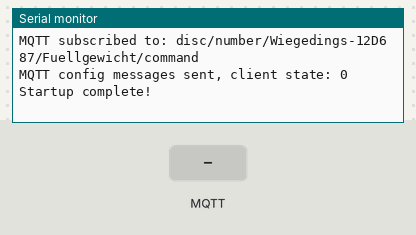
Recording of a program running on a simulated ESP8266 (NodeMCU). Parts: the last lines printed to the serial monitor. The test bench sets the inputs (shaded band). WiFi joins after 1.5 s; servers stay silent unless stated; no MQTT or app messages arrive unless stated.

Above: at 3.4 s.
3.5 s: MQTT message "5" arrives on the first subscribed topic
At 4.3 s:
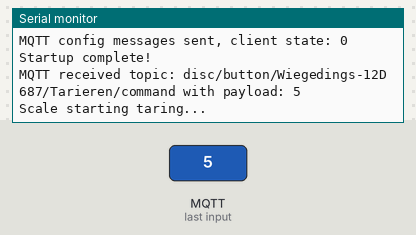
5.0 s: MQTT message "5" arrives on the second subscribed topic
At 5.5 s:
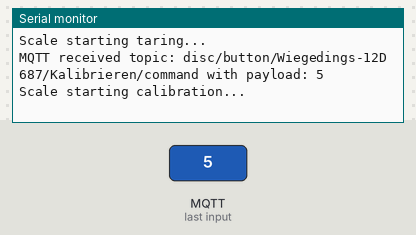
6.5 s: MQTT message "5" arrives on the third subscribed topic
At 7.8 s:
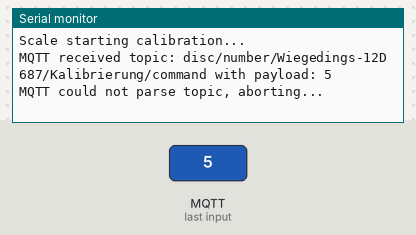

The program:

main.cpp
```cpp
#include <Arduino.h>
#include "Wireless.h"
#include "Mqtt.h"

void setup()
{
    Serial.begin(115200);
    Serial.println("Startup beginning...");

    initWifi();
    initMqtt();

    Serial.println("Startup complete!");
}

void loop()
{
    handleWifi();
    handleMqtt();
}
```

Mqtt.h
```cpp
#include <Arduino.h>

void initMqtt();
void handleMqtt();

void generateSensor(const char *name, const char *deviceCfg, const char *deviceClass, const char *unit, const char *availTopic);
void generateButton(const char *name, const char *deviceCfg);
void generateNumber(const char *name, const char *deviceCfg, const char *deviceClass, const char *unit);

void onMqtt(char *topic, byte *payload, unsigned int length);
```

Scale.h
```cpp
#include <Arduino.h>

void setWeight(unsigned int w);
unsigned int getWeight();

void setBottleWeight(unsigned int w);
unsigned int getBottleWeight();

void setContentFullWeight(unsigned int w);
unsigned int getContentFullWeight();

void setCalibreWeight(unsigned int w);
unsigned int getCalibreWeight();

void setCalibrationFactor(unsigned int f);
unsigned int getCalibrationFactor();

void tare();
void calibrate();
```

WifiSecret.h
```cpp
const char m_Ssid[] = ""; // network SSID (name)
const char m_Pass[] = ""; // network password
```

Wireless.h
```cpp
#include <Arduino.h>
#include <ESP8266WiFi.h>

extern WiFiClient wifiClient;

void initWifi();
void handleWifi();

char *getHostname();
```

Mqtt.cpp
```cpp
#include "Mqtt.h"
#include "Wireless.h"
#include "Scale.h"
#include <PubSubClient.h>

PubSubClient client(wifiClient);

void initMqtt()
{
    Serial.println("MQTT init started...");
    client.setServer("homeassistant", 1883);
    client.setCallback(onMqtt);
    client.setBufferSize(1024);

    // connect to MQTT broker
    if (!client.connected())
    {
        char availTopic[50];
        sprintf(availTopic, "disc/sensor/%s/available", getHostname());

        while (!client.connected())
        {
            Serial.println("MQTT connecting...");
            client.connect(getHostname(), "mosquitto", "mosquitto", availTopic, 1, true, "offline");
            delay(100);
        }
        Serial.println("MQTT connected!");
        delay(500);

        /**
         * Sensor | Type "weight"
         * Button | Tarieren
         * Button | Kalibrierung durchführen
         * Number | Ergebnis der Kalibrierung
         * Number | Gewicht zum Kalibrieren
         * Number | Flasche Eigengewicht
         * Number | Flasche Gewicht Füllung
         */

        char compileDate[] = __DATE__ " " __TIME__;
        char deviceCfg[500];
        sprintf(deviceCfg, "{ \"ids\" : [\"%s\"], \"name\" : \"Wiegedings\", \"mf\": \"xmirakulix\", \"sw\": \"%s\" } ", getHostname(), compileDate);

        generateSensor("Gewicht", deviceCfg, "weight", "g", availTopic);
        generateButton("Tarieren", deviceCfg);
        generateButton("Kalibrieren", deviceCfg);
        generateNumber("Kalibrierung", deviceCfg, "", "");
        generateNumber("Kalibrierungsgewicht", deviceCfg, "weight", "g");
        generateNumber("Flaschengewicht", deviceCfg, "weight", "g");
        generateNumber("Fuellgewicht", deviceCfg, "weight", "g");

        Serial.println("MQTT config messages sent, client state: " + String(client.state()));

        // set sensor to available
        client.publish(availTopic, "online", true);
    }
}

void handleMqtt()
{
    if (!client.loop())
    {
        initMqtt();
    }
}

void generateSensor(const char *name, const char *deviceCfg, const char *deviceClass, const char *unit, const char *availTopic)
{
    char topic[100];
    char stateTopic[100];
    sprintf(topic, "disc/sensor/%s/%s/config", getHostname(), name);
    sprintf(stateTopic, "disc/sensor/%s/%s/state", getHostname(), name);

    char cfgMsg[1024];
    strcpy(cfgMsg, "{");
    sprintf(cfgMsg + strlen(cfgMsg), "  \"name\":          \"%s\",", name);
    sprintf(cfgMsg + strlen(cfgMsg), "  \"unique_id\":     \"%s-%s\",", getHostname(), name);
    sprintf(cfgMsg + strlen(cfgMsg), "  \"device\":        %s ,", deviceCfg);
    sprintf(cfgMsg + strlen(cfgMsg), "  \"device_class\":  \"%s\",", deviceClass);
    sprintf(cfgMsg + strlen(cfgMsg), "  \"unit_of_measurement\":  \"%s\",", unit);
    sprintf(cfgMsg + strlen(cfgMsg), "  \"value_template\": \"{{ value / 1000 }}\",");
    sprintf(cfgMsg + strlen(cfgMsg), "  \"availability_topic\": \"%s\",", availTopic);
    sprintf(cfgMsg + strlen(cfgMsg), "  \"state_topic\":   \"%s\"", stateTopic);
    sprintf(cfgMsg + strlen(cfgMsg), "}");

    Serial.printf("Sending sensor '%s' config message to HA\n", name);
    client.publish(topic, cfgMsg, true);
}

void generateButton(const char *name, const char *deviceCfg)
{
    char topic[100];
    char cmdTopic[100];
    sprintf(topic, "disc/button/%s/%s/config", getHostname(), name);
    sprintf(cmdTopic, "disc/button/%s/%s/command", getHostname(), name);

    char cfgMsg[1024];
    strcpy(cfgMsg, "{");
    sprintf(cfgMsg + strlen(cfgMsg), "  \"name\":         \"%s\",", name);
    sprintf(cfgMsg + strlen(cfgMsg), "  \"unique_id\":    \"%s-%s\",", getHostname(), name);
    sprintf(cfgMsg + strlen(cfgMsg), "  \"device\":        %s ,", deviceCfg);
    sprintf(cfgMsg + strlen(cfgMsg), "  \"payload_press\": \"%s\",", name);
    sprintf(cfgMsg + strlen(cfgMsg), "  \"command_topic\": \"%s\"", cmdTopic);
    sprintf(cfgMsg + strlen(cfgMsg), "}");

    Serial.printf("Sending button '%s' config message to HA\n", name);
    client.publish(topic, cfgMsg, true);

    if (client.subscribe(cmdTopic))
        Serial.println("MQTT subscribed to: " + String(cmdTopic));
}

void generateNumber(const char *name, const char *deviceCfg, const char *deviceClass, const char *unit)
{
    char topic[100];
    char stateTopic[100];
    char cmdTopic[100];
    sprintf(topic, "disc/number/%s/%s/config", getHostname(), name);
    sprintf(stateTopic, "disc/number/%s/%s/state", getHostname(), name);
    sprintf(cmdTopic, "disc/number/%s/%s/command", getHostname(), name);

    char cfgMsg[1024];
    strcpy(cfgMsg, "{");
    sprintf(cfgMsg + strlen(cfgMsg), "  \"name\":         \"%s\",", name);
    sprintf(cfgMsg + strlen(cfgMsg), "  \"unique_id\":    \"%s-%s\",", getHostname(), name);
    sprintf(cfgMsg + strlen(cfgMsg), "  \"device\":        %s ,", deviceCfg);
    if (strcmp(deviceClass, "") != 0)
        sprintf(cfgMsg + strlen(cfgMsg), "  \"device_class\": \"%s\",", deviceClass);
    sprintf(cfgMsg + strlen(cfgMsg), "  \"unit_of_measurement\":  \"%s\",", unit);
    sprintf(cfgMsg + strlen(cfgMsg), "  \"mode\":             \"box\",");
    sprintf(cfgMsg + strlen(cfgMsg), "  \"min\":             \"0\",");
    sprintf(cfgMsg + strlen(cfgMsg), "  \"max\":             \"100000\",");
    sprintf(cfgMsg + strlen(cfgMsg), "  \"step\":             \"0.001\",");
    sprintf(cfgMsg + strlen(cfgMsg), "  \"entity_category\":  \"config\",");
    sprintf(cfgMsg + strlen(cfgMsg), "  \"command_topic\":    \"%s\",", cmdTopic);
    sprintf(cfgMsg + strlen(cfgMsg), "  \"command_template\": \"{{ value * 1000 }}\",");
    sprintf(cfgMsg + strlen(cfgMsg), "  \"state_topic\":      \"%s\",", stateTopic);
    sprintf(cfgMsg + strlen(cfgMsg), "  \"state_template\": \"{{ value / 1000 }}\"");
    sprintf(cfgMsg + strlen(cfgMsg), "}");

    Serial.printf("Sending number '%s' config message to HA\n", name);
    client.publish(topic, cfgMsg, true);

    if (client.subscribe(cmdTopic))
        Serial.println("MQTT subscribed to: " + String(cmdTopic));
}

void onMqtt(char *topic, byte *payload, unsigned int length)
{
    char *topicParts[5];
    char *ptr = NULL;
    byte i = 0;

    char origTopic[100];
    strcpy(origTopic, topic);

    ptr = strtok(topic, "/");
    while (ptr != NULL)
    {
        if (i == 5)
        {
            Serial.println("MQTT received invalid topic: " + String(origTopic));
            return;
        }
        topicParts[i] = ptr;
        i++;
        ptr = strtok(NULL, "/");
    }

    if (i != 5)
    {
        Serial.println("MQTT received invalid topic: " + String(origTopic));
        return;
    }

    char msg[200] = "";
    for (byte i = 0; i < length; i++)
    {
        msg[i] = (char)payload[i];
    }

    Serial.println("MQTT received topic: " + String(origTopic) + " with payload: " + String(msg));

    /**
     * state:
     *  Kalibrierungsgewicht
     *  Flaschengewicht
     *  Fuellgewicht
     *
     * cmd:
     *  Tarieren
     *  Kalibrieren
     */

    if (strcmp(topicParts[3], "Kalibrierungsgewicht") == 0)
        setCalibreWeight(atof(msg));
    else if (strcmp(topicParts[3], "Flaschengewicht") == 0)
        setBottleWeight(atoi(msg));
    else if (strcmp(topicParts[3], "Fuellgewicht") == 0)
        setContentFullWeight(atoi(msg));
    else if (strcmp(topicParts[3], "Tarieren") == 0)
        tare();
    else if (strcmp(topicParts[3], "Kalibrieren") == 0)
        calibrate();
    else
    {
        Serial.println("MQTT could not parse topic, aborting...");
        return;
    }
}

/*
// transmit temperature and humidity to HA
void txTemperatureState()
{
    m_LastTemperature = read_temperature();
    m_LastHumidity = read_humidity();

    char mqtt_state[100];
    sprintf(mqtt_state, "{ \"temperature\": %d, \"humidity\": %d }", m_LastTemperature, m_LastHumidity);

    Serial.printf("Temp/Humid state: %s\n", mqtt_state);
    client.publish("disc/sensor/Regnerdings/state", mqtt_state, false);
}
*/
```

Scale.cpp
```cpp
#include "Scale.h"

unsigned int weight = 0;
unsigned int bottleWeight = 0;
unsigned int calibreWeight = 0;
unsigned int contentFullWeight = 0;

unsigned int calibrationFactor = 0;

void tare()
{
    Serial.println("Scale starting taring...");
}

void calibrate()
{
    Serial.println("Scale starting calibration...");
}

void setWeight(unsigned int w)
{
    weight = w;
}
unsigned int getWeight()
{
    return weight;
}

void setBottleWeight(unsigned int w)
{
    bottleWeight = w;
}

unsigned int getBottleWeight()
{
    return bottleWeight;
}

void setContentFullWeight(unsigned int w)
{
    contentFullWeight = w;
}

unsigned int getContentFullWeight()
{
    return contentFullWeight;
}

void setCalibreWeight(unsigned int w)
{
    calibreWeight = w;
}

unsigned int getCalibreWeight()
{
    return calibreWeight;
}

void setCalibrationFactor(unsigned int f)
{
    calibrationFactor = f;
}

unsigned int getCalibrationFactor()
{
    return calibrationFactor;
}
```

Wireless.cpp
```cpp
#include "Wireless.h"
#include "WifiSecret.h"

WiFiClient wifiClient;
char hostname[20] = "";

void initWifi()
{
    sprintf(hostname, "Wiegedings-%X", ESP.getChipId());

    Serial.print("WiFi init, Hostname: ");
    Serial.println(getHostname());
    WiFi.mode(WIFI_STA);
    WiFi.hostname(getHostname());
    WiFi.begin(m_Ssid, m_Pass);
    Serial.print("WiFi connecting");

    while (!WiFi.isConnected())
    {
        delay(500);
        Serial.print(".");
    }
    Serial.println();

    Serial.print("WiFi connected, IP address: ");
    Serial.println(WiFi.localIP());
}

void handleWifi()
{
    if (!WiFi.isConnected())
    {
        Serial.println("WiFi not connected, reconnecting...");
        WiFi.disconnect();
        initWifi();
    }
}

char *getHostname()
{
    return hostname;
}
```

Measured:
- after the input at 3.5 s, the serial monitor: prints a new line at once (image 1)
- after the input at 5.0 s, the serial monitor: prints a new line at once (image 2)
- after the input at 6.5 s, the serial monitor: prints a new line at once (image 3)
